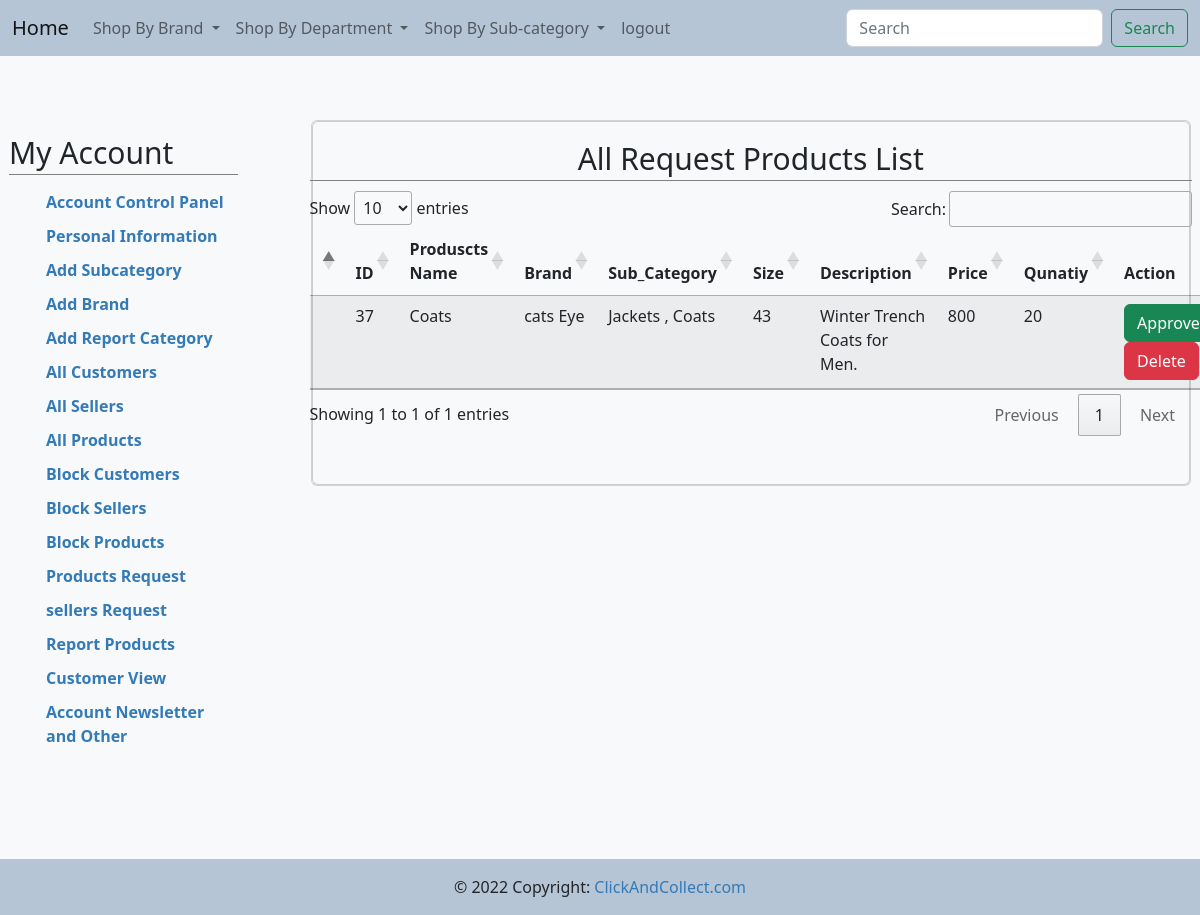
Screenshot of /admin/product_request.php (signed in) with the database file from the repository.
### tables this page shows
CREATE TABLE IF NOT EXISTS `products` (
  `p_id` int(11) NOT NULL AUTO_INCREMENT,
  `name` varchar(100) DEFAULT NULL,
  `b_id` int(11) DEFAULT NULL,
  `sub_id` int(11) DEFAULT NULL,
  `s_id` int(11) NOT NULL,
  `size` varchar(100) DEFAULT NULL,
  `description` varchar(200) DEFAULT NULL,
  `prev_price` varchar(255) NOT NULL,
  `price` double DEFAULT NULL,
  `quantity` int(11) DEFAULT NULL,
  `status` int(11) NOT NULL,
  PRIMARY KEY (`p_id`),
  KEY `FK_brand1` (`b_id`),
  KEY `FK_catagory1` (`sub_id`),
  KEY `FK_seller` (`s_id`)
);

CREATE TABLE IF NOT EXISTS `brand` (
  `b_id` int(11) NOT NULL AUTO_INCREMENT,
  `name` varchar(100) DEFAULT NULL,
  PRIMARY KEY (`b_id`)
);

CREATE TABLE IF NOT EXISTS `sub_category` (
  `sub_id` int(11) NOT NULL AUTO_INCREMENT,
  `name` varchar(100) DEFAULT NULL,
  `cat_id` int(11) DEFAULT NULL,
  PRIMARY KEY (`sub_id`),
  KEY `FK_catagory` (`cat_id`)
);

### admin/product_request.php (the view, shortened to what this page needs)
<!DOCTYPE html>
<html lang="en">
<head>
        <link href="https://cdn.jsdelivr.net/npm/bootstrap@5.2.1/dist/css/bootstrap.min.css" rel="stylesheet">
        <link rel="stylesheet" href="https://cdn.datatables.net/1.12.1/css/jquery.dataTables.min.css">
        <link href="include/style.css" rel="stylesheet" />
</head>
<body>
<div class="b">
    <?php include 'include/navbar.php' ?>
</div>
<div class="account-page">
<div class="container-fluid">
<div class="row">
<div class="col-sm-3 mt-0 pad">
    <?php include 'include/sidebar.php' ?>
</div>
    <div class="col-sm-9">
        <div class="mt-1 card">
            <div class="card bg-light text-dark">
                <div class="row">
                    <div class="col-md-12 mt-0 mb-5 ml-1">
                        <h2 class="text-center">All Request  Products List</h2>
                        <table class="table table-striped" id = "requestproducts">
                        <thead>
                        <tr>
                            <th></th>
                            <th>ID</th>
                            <th>Produscts Name</th>
                            <th>Brand</th>
                            <th>Sub_Category</th>
                            <th>Size</th>
                            <th>Description</th>
                            <th>Price</th>
                            <th>Qunatiy</th>
                            <th>Action</th>
                        </tr>
                        </thead>
                        <tbody>
                        <?php
                            include 'include/connection.php';
                            $query = "select * from products where status='2'";
                            $table = mysqli_query($con,$query);
                            while($row = mysqli_fetch_array($table)){
                        ?>
                        <tr>
                        <td></td>
                                <td><?php echo $row['p_id'];?></td>
                                <td><?php echo $row['name']; ?></td>
                                <?php
                                    $id =  $row['b_id'];
                                    $query1 = "select * from brand where b_id= $id";
                                    $table1 = mysqli_query($con,$query1);
                                    $row1 = mysqli_fetch_array($table1)
                                ?>
                                <td><?php echo $row1['name'];?></td>
                                <?php
                                    $id =  $row['sub_id'];
                                    $query3 = "select * from sub_category where sub_id= $id";
                                    $table3 = mysqli_query($con,$query3);
                                    $row3 = mysqli_fetch_array($table3);
                                ?>
                                <td><?php echo $row3['name'];?></td>
                                <td><?php echo $row['size'];?></td>
                                <td><?php echo $row['description'];?></td>
                                <td><?php echo $row['price'];?></td>
                                <td><?php echo $row['quantity'];?></td>
                                <td>
                                    <a class="btn btn-success" data-bs-toggle="modal" data-bs-target="#myModal1<?php echo $row['p_id'];?>">Approve</a>
                                    <a class="btn btn-danger" data-bs-toggle="modal" data-bs-target="#myModal<?php echo $row['p_id'];?>">Delete</a>
                                </td>
                            </tr>
                            <?php } ?>
                        </tbody>
                    </table>
                    </div>
                </div>
            </div>
        </div>
    </div>
</div>
</div>
</div>
<div class="bot">
   <?php include 'include/footer.php' ?>
</div>
</body>
</html>

### admin/include/style.css (style rules this page uses)
.account-page { padding-top:5%; }
.b { background-color: #b6c5d5!important; }
body { background-color: #f8f9fa; }
.account-page h2 { padding-bottom: 5px; border-bottom: 1px solid #808080; }
.row { margin-right: -15px; margin-left: -15px; }
* { -webkit-box-sizing: border-box; -moz-box-sizing: border-box; box-sizing: border-box; }
div { display: block; }
a { color: #3a2bd3; -webkit-transition: all 0.3s ease; transition: all 0.3s ease; }
a { background-color: transparent; }
a { color: #337ab7; text-decoration: none; text-decoration-line: none; text-decoration-thickness: none; text-decoration-style: none; text-decoration-color: none; }
.h2, h2 { font-size: 30px; }
.h1, .h2, .h3, h1, h2, h3 { margin-top: 20px; margin-bottom: 10px; }
.h1, .h2, .h3, .h4, .h5, .h6, h1, h2, h3, h4, h5, h6 { font-family: inherit; font-weight: 500; line-height: 1.1; color: inherit; }

### admin/product_request.php (style rules this page uses)
.pad { padding-right :5%; }
.bot { padding-top:8%; }

### rows the page displays
products: p_id "37", name "Coats", b.name "cats Eye", sub.name "Jackets , Coats", size "43", description "Winter Trench Coats for Men.", price "800", quantity "20"
